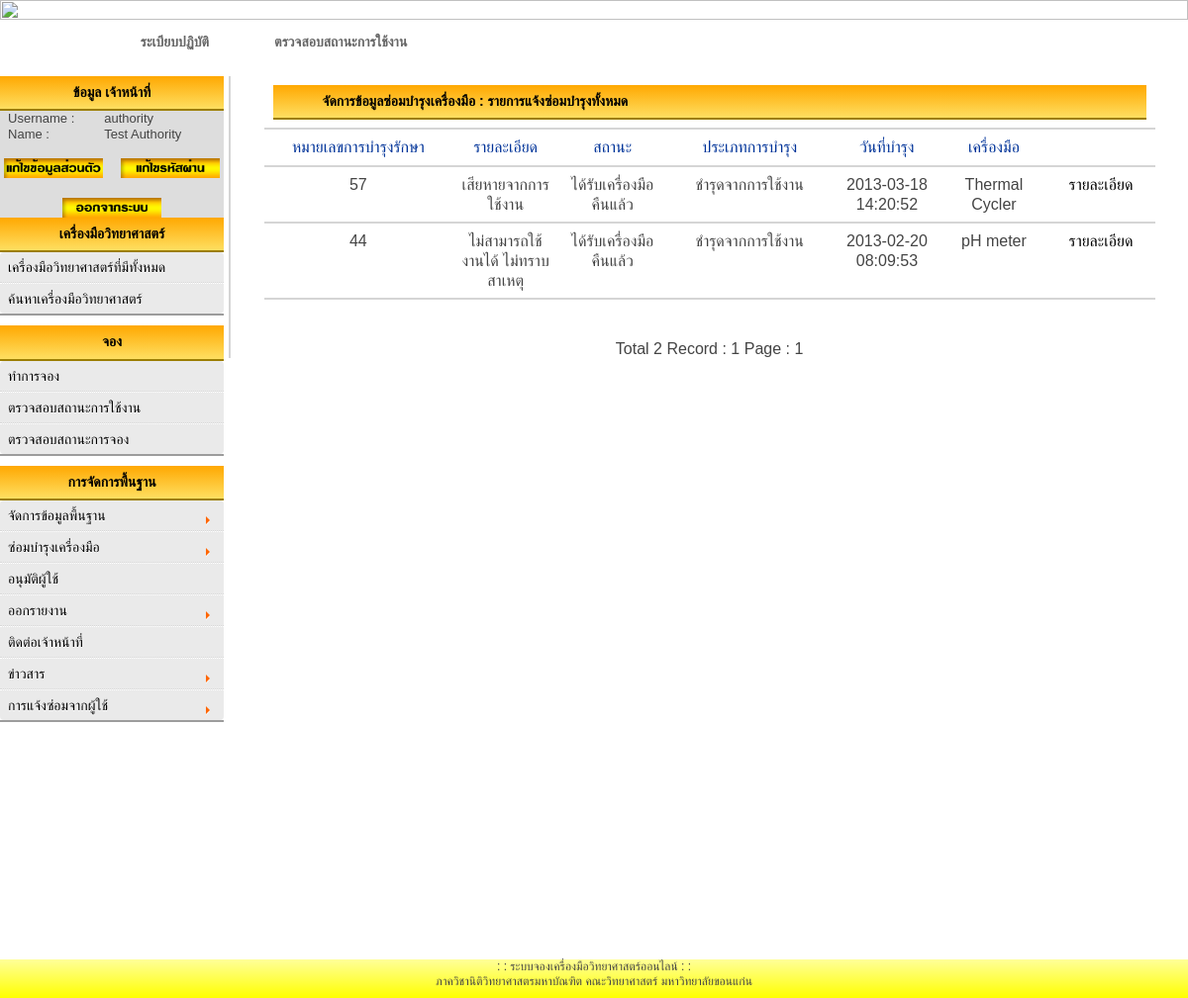
The page /authority/show_maintenance-A.php (signed in) on the database as committed earlier.
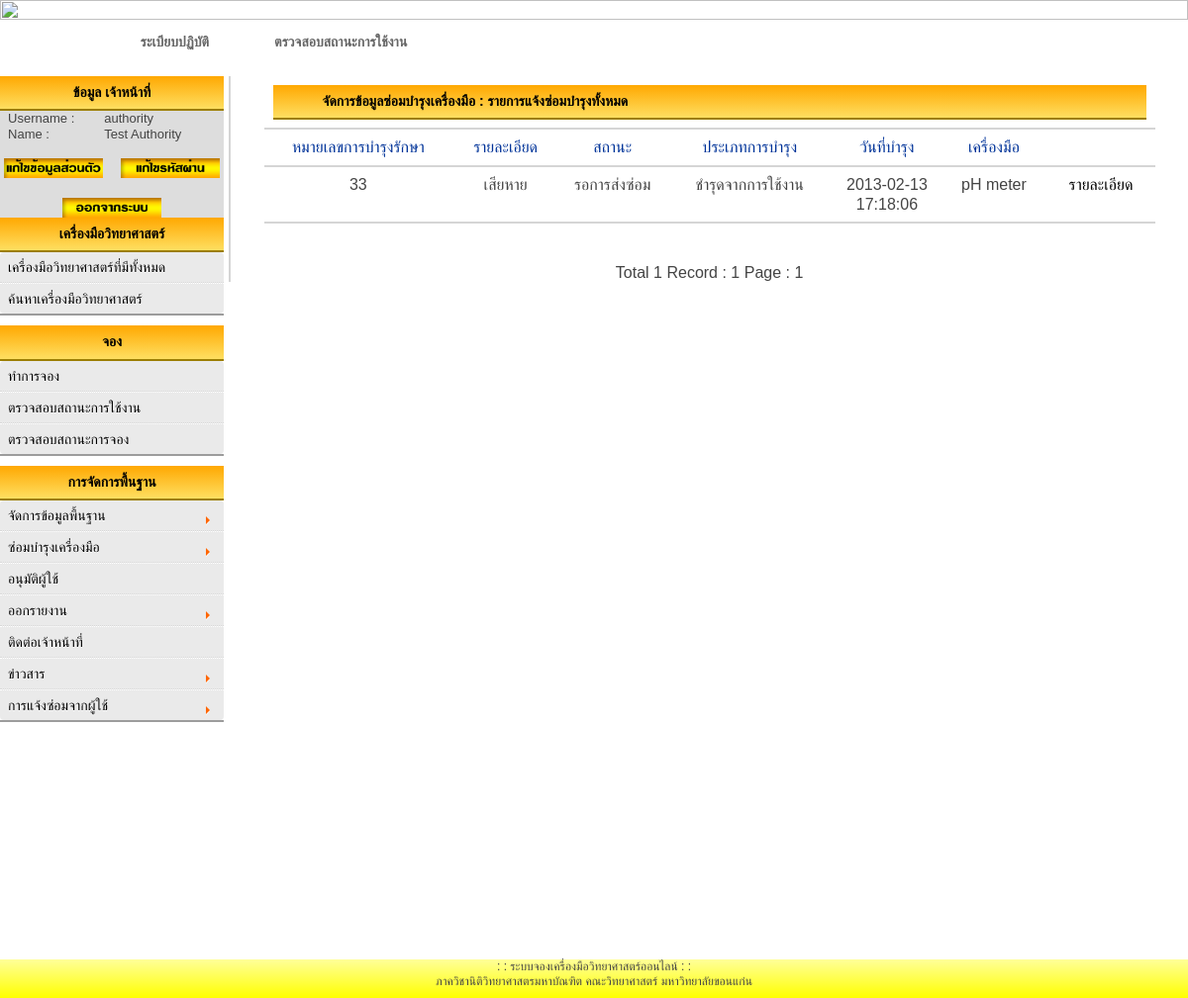
The same page on the database as committed later.
### tables this page shows
CREATE TABLE IF NOT EXISTS `maintenance` (
  `MaintenanceId` int(20) NOT NULL AUTO_INCREMENT,
  `MaintenanceDetail` varchar(200) NOT NULL,
  `MaintenanceDetail2` varchar(200) NOT NULL,
  `MaintenanceNext` date NOT NULL,
  `MaintenanceCharges` varchar(10) NOT NULL,
  `MaintenanceDetailCharges` varchar(200) NOT NULL,
  `MaintenanceStatus` varchar(50) NOT NULL,
  `MaintenanceType` varchar(50) NOT NULL,
  `MaintenanceDate` timestamp NOT NULL DEFAULT CURRENT_TIMESTAMP,
  `MaintenanceDateReceive` date NOT NULL,
  `DurableArticleSetStatus` varchar(20) NOT NULL DEFAULT 'พร้อมใช้งาน' COMMENT 'status : พร้อมใช้งาน,บำรุงรักษา',
  `DurableArticleSetId` int(5) NOT NULL,
  PRIMARY KEY (`MaintenanceId`)
);

CREATE TABLE IF NOT EXISTS `durablearticleset` (
  `DurableArticleSetId` int(20) NOT NULL AUTO_INCREMENT,
  `DurableArticleSetNumber` varchar(20) NOT NULL,
  `DurableArticleSetThaiName` varchar(100) NOT NULL,
  `DurableArticleSetEnglishName` varchar(100) NOT NULL,
  `DurableArticleSetVersion` varchar(100) NOT NULL,
  `DurableArticleSetDetail` varchar(100) NOT NULL,
  `DurableArticleSetPic` varchar(600) NOT NULL,
  `DurableArticleSetHowtoUse` varchar(100) NOT NULL,
  `DurableArticleSetBuyDate` varchar(20) NOT NULL,
  `ProcurementBudgetYear` int(5) NOT NULL,
  `ProcurementBudgetType` varchar(20) NOT NULL,
  `VouchDate` varchar(20) NOT NULL,
  `DurableArticleSetAtRoom` varchar(100) NOT NULL,
  `DurableArticleSetType` varchar(20) NOT NULL,
  `DurableArticleSetStatus` varchar(20) NOT NULL DEFAULT 'พร้อมใช้งาน' COMMENT 'status : พร้อมใช้งาน , บำรุงรักษา ',
  `CompanyId` varchar(5) NOT NULL,
  `DurableArticleId` int(20) NOT NULL,
  PRIMARY KEY (`DurableArticleSetId`)
);

CREATE TABLE IF NOT EXISTS `user` (
  `UserId` int(5) NOT NULL AUTO_INCREMENT,
  `UserName` varchar(50) NOT NULL,
  `Password` varchar(20) NOT NULL,
  `UserFullname` varchar(50) NOT NULL,
  `UserSex` varchar(5) NOT NULL,
  `UserAddress` varchar(150) NOT NULL,
  `UserPhone` varchar(11) NOT NULL,
  `UserEmail` varchar(150) NOT NULL,
  `UserSSID` varchar(13) NOT NULL,
  `UserStatus` varchar(20) NOT NULL DEFAULT 'user' COMMENT 'status: user, ADMIN, authority, authority-apply',
  `Active` varchar(10) NOT NULL DEFAULT 'No' COMMENT 'Active : Yes,No,NoApply',
  `Detail` varchar(300) NOT NULL,
  `FacultyId` varchar(10) NOT NULL,
  `DepartmentId` varchar(10) NOT NULL,
  `BranchId` varchar(10) NOT NULL,
  PRIMARY KEY (`UserId`),
  UNIQUE KEY `UserName` (`UserName`)
);

### authority/show_maintenance-A.php (the view, shortened to what this page needs)
<html>
<head>
<link href="styles_head.css" rel="stylesheet" type="text/css">
<link href="table1.css" rel="stylesheet" type="text/css">
<link href="styles_menu.css" rel="stylesheet" type="text/css">
<link href="text1.css" rel="stylesheet" type="text/css" />
<link href="styles_head.css" rel="stylesheet" type="text/css">
<link rel="stylesheet" href="style.css" />
<link href="smooth-php-cal.css" rel="stylesheet" />
</head>
<link rel='stylesheet' href='date_time/datepicker.css'>
<?php include('h2.php');?>
 <td width="80%" rowspan="8" align="center" valign="top"> <div id="content">
 <?php
$strSQL = "SELECT * FROM maintenance ";
$objQuery = mysql_query($strSQL) or die ("Error Query [".$strSQL."]");
$Num_Rows = mysql_num_rows($objQuery);
$Per_Page = 10;
$Page = $_GET["Page"];
if(!$_GET["Page"])
{
	$Page=1;
}
$Page_Start = (($Per_Page*$Page)-$Per_Page);
if($Num_Rows<=$Per_Page)
{
	$Num_Pages =1;
}
$strSQL .=" order  by MaintenanceId DESC LIMIT $Page_Start , $Per_Page";
$objQuery  = mysql_query($strSQL);
?>
<table width="900" id="box-table-a">
 <tr>
<td colspan="7"> <div id="head_content">
	  จัดการข้อมูลซ่อมบำรุงเครื่องมือ : รายการแจ้งซ่อมบำรุงทั้งหมด</div></td>
</tr>
  <tr>
    <th width="170"> <div align="center">หมายเลขการบำรุงรักษา</div></th>
    <th width="90"> <div align="center">รายละเอียด </div></th>
    <th width="90"> <div align="center">สถานะ </div></th>
	<th width="150"> <div align="center">ประเภทการบำรุง </div></th>
	<th width="90"> <div align="center">วันที่บำรุง </div></th>
	<th width="90"> <div align="center">เครื่องมือ </div></th>
	<th  width="90"></th>
  </tr>
<?php
while($objResult = mysql_fetch_array($objQuery))
{
?>
  <tr bgcolor="<?php echo $bg?>" onmouseover="this.style.backgroundColor='#CCFFCC'" onmouseout="this.style.backgroundColor=''" valign="top">
    <td><div align="center"><?php echo $objResult["MaintenanceId"];?></div></td>
    <td><div align="center"><?php echo $objResult["MaintenanceDetail"];?></div></td>
    <td><div align="center"><?php echo $objResult["MaintenanceStatus"];?></div></td>
	<td><div align="center"><?php echo $objResult["MaintenanceType"];?></div></td>
    <td><div align="center"><?php echo $objResult["MaintenanceDate"];?></div></td>
<?php
$duid = $objResult["DurableArticleSetId"];
	$strSQL2 = "SELECT DurableArticleSetEnglishName FROM durablearticleset WHERE DurableArticleSetId =' ".$duid." ' ";
	$objQuery2 = mysql_query($strSQL2) or die ("Error Query [".$strSQL2."]");
	while($objResult2 = mysql_fetch_array($objQuery2))
	{
	?>
		<td><div align="center"><?php echo $objResult2["DurableArticleSetEnglishName"];?></div></td>
<?php
	}
	?>
  <td align="center"><a href="show_detail_maintenance-A.php?CusID=<?php echo $objResult["MaintenanceId"];?>">รายละเอียด</a></td>
  </tr>
<?php
}
?>
</table>
<br><br>
Total <?php echo  $Num_Rows;?> Record : <?php echo $Num_Pages;?> Page :
<?php
for($i=1; $i<=$Num_Pages; $i++){
	if($i != $Page)
	{
		echo "[ <a href='$_SERVER[SCRIPT_NAME]?Page=$i'>$i</a> ]";
	}
	else
	{
		echo "<b> $i </b>";
	}
}
?>
</div></td>
  </tr>
   <tr>
    <td BGCOLOR="DDDDDD"><center><form name="form1" method="post" action="check_login.php">
  <table border="0" style="width: 210px">
    <?php
	$strSQL = "SELECT * FROM user WHERE UserId = '".$_SESSION['UserId']."' ";
	$objQuery = mysql_query($strSQL);
	$objResult = mysql_fetch_array($objQuery);
?>
<?php include('userbuttom.php'); ?>
<?php include('footer.php');?>
</body>
</html>

### authority/h2.php
<body>
<table width="100%" border="0" BORDERCOLOR="CCCCCC"align="center" cellpadding="0" cellspacing="0" >
  <tr>
    <th colspan="3" scope="col"><img src="images/header.bmp" width="100%" height="100%" /></th>
  </tr>
<?php include('headbar.php'); ?>
  <tr>
    <td width="1%" BGCOLOR="#FFFF99" style="color:#330000">    <div id="menu_bar">	<center>ข้อมูล เจ้าหน้าที่</center></div></td>

### authority/headbar.php
  <tr>
    <th colspan="3" scope="col">
	<div id='navbar'>
<ul>
   <li class='active '><a href="authority_page.php"><span>หน้าแรก</span></a></li>
   <li><a href="HowToReserve-A.php"><span>ระเบียบปฏิบัติ</span></a></li>
   <li><a href="../events/index.php"><span>ตรวจสอบสถานะการใช้งาน</span></a></li>
</ul>
</div>
<div style="clear:both; margin: 0 0 1px 0;">&nbsp;</div>
	</th>
  </tr>

### authority/userbuttom.php
  <tbody>
      <tr  >
        <td><FONT SIZE="2" COLOR="">Username :</FONT></td>
        <td><FONT SIZE="2" COLOR=""><?php echo $objResult["UserName"];?></FONT>
        </td>
      </tr>
      <tr>
        <td><FONT SIZE="2" COLOR="">Name : </FONT></td>
        <td><FONT SIZE="2" COLOR=""><?php echo $objResult["UserFullname"];?></FONT>
        </td>
      </tr>
    </tbody>
  </table><br>
<a href="edit_profile.php"><IMG SRC="../images/edit_profile.png" WIDTH="100" HEIGHT="20" BORDER="0" ALT=""></a> &nbsp; &nbsp;
<a href="edit_password.php"><IMG SRC="../images/password.png" WIDTH="100" HEIGHT="20" BORDER="0" ALT=""></a>
<br><br>
<a href="logout.php"><IMG SRC="../images/logout.png" WIDTH="100" HEIGHT="20" BORDER="0" ALT=""></a>
<br>
</form></td>
  </tr>

### authority/footer.php (shortened to what this page needs)
  <tr class="do-not-print">
    <td>  <div id="menu_bar">
	<center>เครื่องมือวิทยาศาสตร์</center></td>
  </tr>
  <tr class="do-not-print"><td>
<div id='cssmenu'>
<ul>
   <li>
  <a href="AllDurable-A.php"><span>เครื่องมือวิทยาศาสตร์ที่มีทั้งหมด</span></a></li>
   <li>
  <a href="SearchDurable-A.php"><span>ค้นหาเครื่องมือวิทยาศาสตร์</span></a></li>
	</center></td>
  </tr>
 <tr class="do-not-print">
    <td BGCOLOR="#FFFF99" style="color:#330000">  <div id="menu_bar">
	<center>จอง</center></td>
  </tr>
  <tr class="do-not-print"><td>
<div id='cssmenu'>
<ul>
   <li><a href='../events/events-create.php'><span>ทำการจอง</span></a></li>
    <li><a href='../events/index.php'><span>ตรวจสอบสถานะการใช้งาน</span></a></li>
   <li><a href='CheckReserve-Au.php'><span>ตรวจสอบสถานะการจอง</span></a></li>
	</center></td>
  </tr>
 <tr class="do-not-print">
    <td >    <div id="menu_bar">	<center>การจัดการพื้นฐาน</center> </div></td>
  </tr>
  <tr class="do-not-print"><td>
<div id='cssmenu'>
 <ul>
   <li class='has-sub '><a href='#'><span>จัดการข้อมูลพื้นฐาน</span></a>
   </li>
   <li class='has-sub '><a href='#'><span>ซ่อมบำรุงเครื่องมือ</span></a>
   </li>
         <li><a href='apply_user.php'><span>อนุมัติผู้ใช้</span></a></li>
      <li class='has-sub '><a href='#'><span>ออกรายงาน</span></a>
   </li>
		 <li><a href='contact.php'><span>ติดต่อเจ้าหน้าที่</span></a></li>
<li class='has-sub '><a href='#'><span>ข่าวสาร</span></a>
   </li>
      <li class='has-sub '><a href='#'><span>การแจ้งซ่อมจากผู้ใช้</span></a>
   </li>
</div>
</td>
</tr>
  <tr class="do-not-print">
    <td ><center><br><br><br><br><br></center></td>
  </tr>
  <tr class="do-not-print">
    <td colspan="3"><center>	<div id="footer">
		: : ระบบจองเครื่องมือวิทยาศาสตร์ออนไลน์ : : <br> ภาควิชานิติวิทยาศาสตรมหาบัณฑิต คณะวิทยาศาสตร์ มหาวิทยาลัยขอนแก่น</div></center></td>
  </tr>
</table>

### authority/styles_head.css (style rules this page uses)
#navbar { border:none; border:0px; margin:0px; padding:0px; font-family:verdana,geneva,arial,helvetica,sans-serif; font-size:14px; font-weight:bold; color:black; }
#navbar ul { background:url(images/menu-bg.gif) top left repeat-x; height:35px; list-style:none; margin:0; padding-top:5px; }
#navbar li { float:left; padding:0px 8px 0px 8px; }
#navbar li a { color:#666666; display:block; font-weight:bold; line-height:35px; padding:0px 25px; text-align:center; text-decoration:none; }
#navbar .active > a { background:url(images/current-bg.gif) top left repeat-x; color:#ffffff; }

### authority/table1.css (style rules this page uses)
body { line-height: 1.6em; }
#box-table-a { font-size: 16px; text-align: left; border-collapse: collapse; }
#box-table-a th { font-size: 16px; font-weight: normal; padding: 8px; border-top: 2px solid #ff9900; border-bottom: 2px solid #d5d5d5; color: #039; }
#box-table-a td { padding: 8px; color: #black; border-top: 1px solid transparent; border-right: 1px solid transparent; border-left: 1px solid transparent; border-bottom: 2px solid #d5d5d5; }

### authority/styles_menu.css (style rules this page uses)
#cssmenu { margin-bottom: 10px; border-bottom: 2px solid #9c9c9c; }
#cssmenu > ul { list-style: none; margin: 0; padding: 0; vertical-align: baseline; line-height: 1; }
#cssmenu > ul { display: block; position: relative; width: 10%; }
#cssmenu > ul li { display: block; position: relative; margin: 0; padding: ; width: 10%; }
#cssmenu > ul li a { display: block; position: relative; margin: 0; border-top: 1px dotted #fff; border-bottom: 1px dotted #d9d9d9; padding: 8px 8px; width: 210px; font-family: Helvetica, Arial, sans-serif; color: #000000; text-decoration: none; text-transform: uppercase; text-shadow: 0 1px 0 #fff; font-size: 14px; font-weight: 300; background: #eaeaea; }
#cssmenu > ul li:first-child>a { border-top-left-radius: 4px; border-top-right-radius: 4px; border-top: 0; }
#cssmenu > ul li:last-child>a { border-bottom-left-radius: 4px; border-bottom-right-radius: 4px; border-bottom: 0; }
#cssmenu > ul .has-sub>a::after { content: ''; position: absolute; top: 16px; right: 10px; width: 0px; height: 0px; border: 4px solid transparent; border-left: 4px solid #ff6600; }
#cssmenu > ul .has-sub>a::before { content: ''; position: absolute; top: 17px; right: 10px; width: 0px; height: 0px; border: 4px solid transparent; border-left: 4px solid #fff; }

### authority/text1.css (style rules this page uses)
body { margin-left: 0px; margin-top: 0px; margin-right: 0px; margin-bottom: 0px; text-align: center; margin:auto; clear: both; <body topmargin="0" leftmargin="0" rightmargin="0" > }
a:link { color: #000; }
#content { margin:0 0 0 5; clear: both; font-size: 16px; border-left: 2px solid #d5d5d5; padding: 8 8 8 8 px; }
#menu_bar { background: -webkit-gradient(linear, left top, left bottom, from(#ffa801), to(#fedf61)); font-size: 14px; font-weight: bold; padding: 8px; border-bottom: solid 2px #9c7e04; color:#000; }
#head_content { background: -webkit-gradient(linear, left top, left bottom, from(#ffa801), to(#fedf61)); font-size: 14px; font-weight: bold; padding: 8 10 8 50px; border-bottom: solid 2px #9c7e04; color:#000; }
#footer { clear: both; margin-top: 150px; background: -webkit-gradient(linear, left top, left bottom, from(#FFFF99), to(#FFFF00)); position: relative; height: 39px; font-size: 12px; }

### authority/style.css (style rules this page uses)
html, body, div, span, object, iframe, h1, h2, h3, h4, h5, h6, p, blockquote, pre, abbr, address, cite, code, del, dfn, em, img, ins, kbd, q, samp, small, strong, sub, sup, var, b, i, dl, dt, dd, ol, ul, li, fieldset, form, label, legend, table, caption, tbody, tfoot, thead, tr, th, td, article, aside, canvas, details, figcaption, figure, footer, header, hgroup, menu, nav, section, summary, time, mark, audio, video { margin: 0; padding: 0; font-size: 100%; font: inherit; vertical-align: baseline; }
table { border-collapse: collapse; border-spacing: 0; }
body { font:13px/1.231 sans-serif; *font-size:small; }
html { overflow-y: scroll; }
ul, ol { margin-left: 2em; }
strong, th { font-weight: bold; }
td { vertical-align: top; }
a:link { -webkit-tap-highlight-color: #FF5E99; }
body, select, input, textarea { color: #444; }

### authority/smooth-php-cal.css (style rules this page uses)
* { padding : 0; margin : 0; }

### authority/show_maintenance-A.php (style rules this page uses)
a { text-decoration:none; }

Rows that differ between the two databases and show on the page:
removed maintenance: MaintenanceId "57", MaintenanceDetail "เสียหายจากการใช้งาน", MaintenanceStatus "ได้รับเครื่องมือคืนแล้ว", MaintenanceType "ชำรุดจากการใช้งาน", MaintenanceDate "2013-03-18 14:20:52"
no longer on this page (row edited): durablearticleset: DurableArticleSetEnglishName "Thermal Cycler", shown under "57"
removed maintenance: MaintenanceId "44", MaintenanceDetail "ไม่สามารถใช้งานได้ ไม่ทราบสาเหตุ", MaintenanceStatus "ได้รับเครื่องมือคืนแล้ว", MaintenanceType "ชำรุดจากการใช้งาน", MaintenanceDate "2013-02-20 08:09:53", durablearticleset (DurableArticleSetEnglishName "pH meter")
added maintenance: MaintenanceId "33", MaintenanceDetail "เสียหาย", MaintenanceStatus "รอการส่งซ่อม", MaintenanceType "ชำรุดจากการใช้งาน", MaintenanceDate "2013-02-13 17:18:06", durablearticleset (DurableArticleSetEnglishName "pH meter")
Other text that changed with them:
$Num_Rows: "2" → "1"
